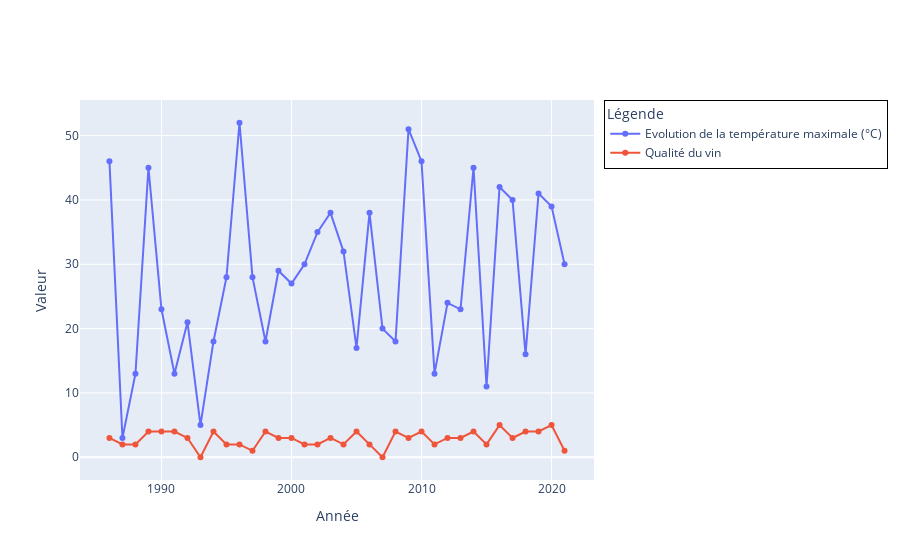

The notebook cell this image was saved under:
### Code cell
fig = go.Figure()
# Ajout de la courbe pour df_m
fig.add_trace(
    go.Scatter(
        x=df_indicateur["Année"],
        y=df_indicateur["index"],
        mode="lines+markers",
        name="Evolution de la température maximale (°C)",
    )
)

# Ajout de la courbe pour df_metier
fig.add_trace(
    go.Scatter(
        x=df_metier["Année"],
        y=df_metier["var_buis"],
        mode="lines+markers",
        name="Qualité du vin",
    )
)
fig.update_layout(
    legend=dict(
        title="Légende",
        # x=0.01, y=0.99,
        bgcolor="rgba(255, 255, 255, 0.5)",
        bordercolor="black",
        borderwidth=1,
    )
)
fig.update_layout(xaxis_title="Année", yaxis_title="Valeur")
fig.show()

### Figure 1 — Plotly figure (JSON) as saved in the notebook; plotly's stock layout.template omitted (floating-point values rounded to 4 significant figures)
{"data": [{"mode": "lines+markers", "name": "Evolution de la température maximale (°C)", "type": "scatter", "x": [1986, 1987, 1988, 1989, 1990, 1991, 1992, 1993, 1994, 1995, 1996, 1997, 1998, 1999, 2000, 2001, 2002, 2003, 2004, 2005, 2006, 2007, 2008, 2009, 2010, 2011, 2012, 2013, 2014, 2015, 2016, 2017, 2018, 2019, 2020, 2021], "y": [46, 3, 13, 45, 23, 13, 21, 5, 18, 28, 52, 28, 18, 29, 27, 30, 35, 38, 32, 17, 38, 20, 18, 51, 46, 13, 24, 23, 45, 11, 42, 40, 16, 41, 39, 30]}, {"mode": "lines+markers", "name": "Qualité du vin", "type": "scatter", "x": [1986, 1987, 1988, 1989, 1990, 1991, 1992, 1993, 1994, 1995, 1996, 1997, 1998, 1999, 2000, 2001, 2002, 2003, 2004, 2005, 2006, 2007, 2008, 2009, 2010, 2011, 2012, 2013, 2014, 2015, 2016, 2017, 2018, 2019, 2020, 2021], "y": [3, 2, 2, 4, 4, 4, 3, 0, 4, 2, 2, 1, 4, 3, 3, 2, 2, 3, 2, 4, 2, 0, 4, 3, 4, 2, 3, 3, 4, 2, 5, 3, 4, 4, 5, 1]}], "layout": {"legend": {"bgcolor": "rgba(255, 255, 255, 0.5)", "bordercolor": "black", "borderwidth": 1, "title": {"text": "Légende"}}, "xaxis": {"title": {"text": "Année"}}, "yaxis": {"title": {"text": "Valeur"}}}}
